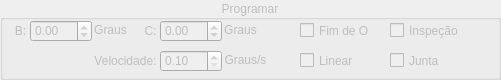
   <widget class="QGroupBox" name="groupProg">
    <property name="enabled">
     <bool>false</bool>
    </property>
    <property name="geometry">
     <rect>
      <x>0</x>
      <y>230</y>
      <width>501</width>
      <height>80</height>
     </rect>
    </property>
    <property name="title">
     <string>Programar</string>
    </property>
    <property name="alignment">
     <set>Qt::AlignCenter</set>
    </property>
    <widget class="QLabel" name="label_4">
     <property name="geometry">
      <rect>
       <x>10</x>
       <y>20</y>
       <width>21</width>
       <height>21</height>
      </rect>
     </property>
     <property name="text">
      <string>B:</string>
     </property>
     <property name="alignment">
      <set>Qt::AlignCenter</set>
     </property>
    </widget>
    <widget class="QLabel" name="label_5">
     <property name="geometry">
      <rect>
       <x>90</x>
       <y>20</y>
       <width>41</width>
       <height>20</height>
      </rect>
     </property>
     <property name="text">
      <string>Graus</string>
     </property>
     <property name="alignment">
      <set>Qt::AlignCenter</set>
     </property>
    </widget>
    <widget class="QLabel" name="label_6">
     <property name="geometry">
      <rect>
       <x>220</x>
       <y>20</y>
       <width>41</width>
       <height>20</height>
      </rect>
     </property>
     <property name="text">
      <string>Graus</string>
     </property>
     <property name="alignment">
      <set>Qt::AlignCenter</set>
     </property>
    </widget>
    <widget class="QLabel" name="label_7">
     <property name="geometry">
      <rect>
       <x>140</x>
       <y>20</y>
       <width>21</width>
       <height>21</height>
      </rect>
     </property>
     <property name="text">
      <string>C:</string>
     </property>
     <property name="alignment">
      <set>Qt::AlignCenter</set>
     </property>
    </widget>
    <widget class="QCheckBox" name="cbFimOp">
     <property name="geometry">
      <rect>
       <x>300</x>
       <y>20</y>
       <width>70</width>
       <height>21</height>
      </rect>
     </property>
     <property name="text">
      <string>Fim de Op.</string>
     </property>
    </widget>
    <widget class="QCheckBox" name="cbInspecao">
     <property name="geometry">
      <rect>
       <x>390</x>
       <y>20</y>
       <width>70</width>
       <height>21</height>
      </rect>
     </property>
     <property name="text">
      <string>Inspeção</string>
     </property>
    </widget>
    <widget class="QDoubleSpinBox" name="sbBProg">
     <property name="geometry">
      <rect>
       <x>30</x>
       <y>20</y>
       <width>62</width>
       <height>22</height>
      </rect>
     </property>
     <property name="minimum">
      <double>-180.000000000000000</double>
     </property>
     <property name="maximum">
      <double>180.000000000000000</double>
     </property>
    </widget>
    <widget class="QDoubleSpinBox" name="sbCProg">
     <property name="geometry">
      <rect>
       <x>160</x>
       <y>20</y>
       <width>62</width>
       <height>22</height>
      </rect>
     </property>
     <property name="minimum">
      <double>-360.000000000000000</double>
     </property>
     <property name="maximum">
      <double>360.000000000000000</double>
     </property>
     <property name="value">
      <double>0.000000000000000</double>
     </property>
    </widget>
    <widget class="QDoubleSpinBox" name="sbVelocidade">
     <property name="geometry">
      <rect>
       <x>160</x>
       <y>50</y>
       <width>62</width>
       <height>22</height>
      </rect>
     </property>
     <property name="minimum">
      <double>0.100000000000000</double>
     </property>
    </widget>
    <widget class="QLabel" name="label_23">
     <property name="geometry">
      <rect>
       <x>90</x>
       <y>50</y>
       <width>71</width>
       <height>21</height>
      </rect>
     </property>
     <property name="text">
      <string>Velocidade:</string>
     </property>
     <property name="alignment">
      <set>Qt::AlignCenter</set>
     </property>
    </widget>
    <widget class="QLabel" name="label_25">
     <property name="geometry">
      <rect>
       <x>220</x>
       <y>50</y>
       <width>51</width>
       <height>20</height>
      </rect>
     </property>
     <property name="text">
      <string>Graus/s</string>
     </property>
     <property name="alignment">
      <set>Qt::AlignCenter</set>
     </property>
    </widget>
    <widget class="QCheckBox" name="cbLinear">
     <property name="geometry">
      <rect>
       <x>300</x>
       <y>50</y>
       <width>70</width>
       <height>21</height>
      </rect>
     </property>
     <property name="text">
      <string>Linear</string>
     </property>
    </widget>
    <widget class="QCheckBox" name="cbJunta">
     <property name="geometry">
      <rect>
       <x>390</x>
       <y>50</y>
       <width>70</width>
       <height>21</height>
      </rect>
     </property>
     <property name="text">
      <string>Junta</string>
     </property>
    </widget>
   </widget>
